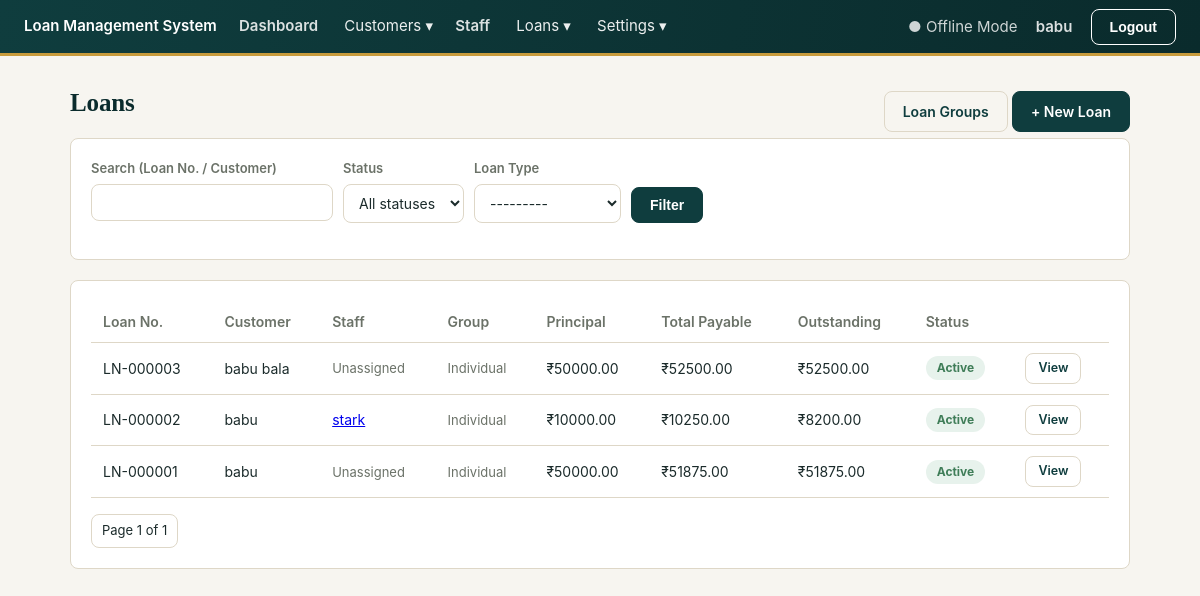
Page /loans/ (signed in) on the committed database.
### core/models.py (models this page shows, shortened)
class SystemSetting(models.Model):
    key = models.CharField(max_length=100, unique=True)
    value = models.TextField(blank=True)

### accounts/models.py (models this page shows, shortened)
class AdminUser(AbstractUser):
    full_name = models.CharField(max_length=150, blank=True)
    session_timeout_minutes = models.PositiveIntegerField(
        default=30,
        help_text="Auto-logout after this many minutes of inactivity.",
    )

### loans/models.py (models this page shows, shortened)
class Loan(models.Model):
    FREQUENCY_DAILY = "daily"
    FREQUENCY_WEEKLY = "weekly"
    FREQUENCY_BIWEEKLY = "biweekly"
    FREQUENCY_MONTHLY = "monthly"
    FREQUENCY_CUSTOM = "custom"
    FREQUENCY_CHOICES = [
        (FREQUENCY_DAILY, "Daily"),
        (FREQUENCY_WEEKLY, "Weekly"),
        (FREQUENCY_BIWEEKLY, "Biweekly"),
        (FREQUENCY_MONTHLY, "Monthly"),
        (FREQUENCY_CUSTOM, "Custom interval"),
    ]
    STATUS_ACTIVE = "active"
    STATUS_COMPLETED = "completed"
    STATUS_CLOSED = "closed"
    STATUS_CANCELLED = "cancelled"
    STATUS_CHOICES = [
        (STATUS_ACTIVE, "Active"),
        (STATUS_COMPLETED, "Completed"),
        (STATUS_CLOSED, "Closed"),
        (STATUS_CANCELLED, "Cancelled"),
    ]
    loan_number = models.CharField(max_length=20, unique=True, editable=False)
    customer = models.ForeignKey(
        "customers.Customer", on_delete=models.PROTECT, related_name="loans"
    )
    assigned_staff = models.ForeignKey(
        "staff.Staff", on_delete=models.SET_NULL, null=True, blank=True, related_name="loans",
        help_text="Staff member responsible for collecting this loan.",
    )
    loan_group = models.ForeignKey(
        LoanGroup, on_delete=models.SET_NULL, null=True, blank=True, related_name="loans"
    )
    loan_type = models.ForeignKey(LoanType, on_delete=models.PROTECT)
    interest_type = models.ForeignKey(InterestType, on_delete=models.PROTECT)
    principal_amount = models.DecimalField(max_digits=12, decimal_places=2)
    interest_rate = models.DecimalField(
        max_digits=5, decimal_places=2, help_text="Annual interest rate, %."
    )
    start_date = models.DateField()
    repayment_frequency = models.CharField(max_length=10, choices=FREQUENCY_CHOICES)
    custom_interval_days = models.PositiveIntegerField(
        null=True, blank=True,
        help_text="Only used when Repayment Frequency = Custom interval.",
    )
    number_of_installments = models.PositiveIntegerField()
    first_due_date = models.DateField()
    purpose = models.CharField(max_length=255, blank=True)
    remarks = models.TextField(blank=True)
    status = models.CharField(max_length=10, choices=STATUS_CHOICES, default=STATUS_ACTIVE)
    total_interest = models.DecimalField(max_digits=12, decimal_places=2, editable=False)
    total_payable = models.DecimalField(max_digits=12, decimal_places=2, editable=False)
    created_at = models.DateTimeField(auto_now_add=True)
    closing_date = models.DateField(null=True, blank=True)
    closing_remarks = models.TextField(blank=True)
    class Meta:
        ordering = ["-created_at"]
    @property
    def total_paid(self):
        return self.installments.aggregate(total=models.Sum("paid_amount"))["total"] or Decimal("0")
    @property
    def total_outstanding(self):
        return self.total_payable - self.total_paid

### customers/models.py (models this page shows, shortened)
class Customer(models.Model):
    GENDER_MALE = "male"
    GENDER_FEMALE = "female"
    GENDER_OTHER = "other"
    GENDER_CHOICES = [
        (GENDER_MALE, "Male"),
        (GENDER_FEMALE, "Female"),
        (GENDER_OTHER, "Other"),
    ]
    MARITAL_SINGLE = "single"
    MARITAL_MARRIED = "married"
    MARITAL_OTHER = "other"
    MARITAL_CHOICES = [
        (MARITAL_SINGLE, "Single"),
        (MARITAL_MARRIED, "Married"),
        (MARITAL_OTHER, "Other"),
    ]
    STATUS_ACTIVE = "active"
    STATUS_INACTIVE = "inactive"
    STATUS_CHOICES = [
        (STATUS_ACTIVE, "Active"),
        (STATUS_INACTIVE, "Inactive"),
    ]
    customer_id = models.CharField(max_length=20, unique=True, editable=False)
    full_name = models.CharField(max_length=150)
    date_of_birth = models.DateField()
    gender = models.CharField(max_length=10, choices=GENDER_CHOICES)
    mobile = models.CharField(max_length=10, validators=[mobile_validator], unique=True)
    alternate_mobile = models.CharField(
        max_length=10, validators=[mobile_validator], blank=True
    )
    email = models.EmailField(blank=True)
    photo = models.ImageField(upload_to="customers/photos/", blank=True, null=True)
    marital_status = models.CharField(max_length=10, choices=MARITAL_CHOICES)
    occupation = models.CharField(max_length=100)
    monthly_income = models.DecimalField(max_digits=12, decimal_places=2)
    father_husband_name = models.CharField(max_length=150)
    permanent_door_no = models.CharField(max_length=50)
    permanent_street = models.CharField(max_length=150)
    permanent_area = models.CharField(max_length=150)
    permanent_village_town = models.CharField(max_length=150)
    permanent_city = models.CharField(max_length=100)
    permanent_district = models.CharField(max_length=100)
    permanent_state = models.CharField(max_length=100)
    permanent_pincode = models.CharField(max_length=6, validators=[pincode_validator])
    same_as_permanent_address = models.BooleanField(default=True)
    current_door_no = models.CharField(max_length=50, blank=True)
    current_street = models.CharField(max_length=150, blank=True)
    current_area = models.CharField(max_length=150, blank=True)
    current_village_town = models.CharField(max_length=150, blank=True)
    current_city = models.CharField(max_length=100, blank=True)
    current_district = models.CharField(max_length=100, blank=True)
    current_state = models.CharField(max_length=100, blank=True)
    current_pincode = models.CharField(max_length=6, blank=True)
    status = models.CharField(max_length=10, choices=STATUS_CHOICES, default=STATUS_ACTIVE)
    default_staff = models.ForeignKey(
        "staff.Staff", on_delete=models.SET_NULL, null=True, blank=True,
        related_name="default_customers",
        help_text="Optional staff member to use as the default when this customer gets a new loan.",
    )
    created_at = models.DateTimeField(auto_now_add=True)
    updated_at = models.DateTimeField(auto_now=True)
    class Meta:
        ordering = ["-created_at"]

### staff/models.py (models this page shows, shortened)
class Staff(models.Model):
    STATUS_ACTIVE = "active"
    STATUS_INACTIVE = "inactive"
    STATUS_CHOICES = [
        (STATUS_ACTIVE, "Active"),
        (STATUS_INACTIVE, "Inactive"),
    ]
    employee_id = models.CharField(max_length=30, unique=True, editable=False)
    full_name = models.CharField(max_length=150)
    mobile = models.CharField(max_length=10, validators=[mobile_validator])
    email = models.EmailField(blank=True)
    joining_date = models.DateField(null=True, blank=True)
    address = models.TextField(blank=True)
    status = models.CharField(max_length=10, choices=STATUS_CHOICES, default=STATUS_ACTIVE)
    notes = models.TextField(blank=True)
    created_at = models.DateTimeField(auto_now_add=True)
    updated_at = models.DateTimeField(auto_now=True)
    class Meta:
        ordering = ["full_name"]

### loans/views.py (the view, shortened to what this page needs)
# urls.py: path("", views.loan_list, name="list"),
@login_required
def loan_list(request):
    search_form = LoanSearchForm(request.GET or None)
    loans = Loan.objects.select_related("customer", "loan_type", "loan_group", "assigned_staff")
    paginator = Paginator(loans, 20)
    page_obj = paginator.get_page(request.GET.get("page"))
    return render(request, "loans/loan_list.html", {"page_obj": page_obj, "search_form": search_form})

### loans/forms.py
class LoanSearchForm(forms.Form):
    q = forms.CharField(required=False, label="Search (Loan No. / Customer)")
    status = forms.ChoiceField(required=False, choices=[("", "All statuses")] + list(Loan.STATUS_CHOICES))
    loan_type = forms.ModelChoiceField(required=False, queryset=LoanType.objects.filter(is_active=True))

### core/context_processors.py (called while the page is built)
def system_settings(request):
    return {"company_name": get_setting("company_name")}

### core/models.py (called while the page is built)
def get_setting(key, default=None):
    try:
        return SystemSetting.objects.get(key=key).value
    except SystemSetting.DoesNotExist:
        return DEFAULTS.get(key, default)

### loans/models.py (called while the page is built)
    def __str__(self):
        return self.name

### loans/templates/loans/loan_list.html (shortened to what this page needs)
{% extends "base.html" %}
{% block content %}
<div style="display:flex;justify-content:space-between;align-items:center;">
  <h1>Loans</h1>
  <div>
    <a href="{% url 'loans:group_list' %}" class="btn secondary">Loan Groups</a>
    <a href="{% url 'loans:add' %}" class="btn">+ New Loan</a>
  </div>
</div>
<form method="get" class="card">
  <div class="search-bar">
    <div class="form-group"><label>{{ search_form.q.label }}</label>{{ search_form.q }}</div>
    <div class="form-group"><label>Status</label>{{ search_form.status }}</div>
    <div class="form-group"><label>Loan Type</label>{{ search_form.loan_type }}</div>
    <div class="form-group" style="align-self:flex-end;"><button class="btn">Filter</button></div>
  </div>
</form>
<div class="card">
  <table>
    <thead><tr><th>Loan No.</th><th>Customer</th><th>Staff</th><th>Group</th><th>Principal</th><th>Total Payable</th><th>Outstanding</th><th>Status</th><th></th></tr></thead>
    <tbody>
      {% for loan in page_obj %}
        <tr>
          <td>{{ loan.loan_number }}</td>
          <td>{{ loan.customer.full_name }}</td>
          <td>{% if loan.assigned_staff %}<a href="{% url 'staff:detail' loan.assigned_staff.pk %}">{{ loan.assigned_staff.full_name }}</a>{% else %}<span class="muted">Unassigned</span>{% endif %}</td>
          <td>{% if loan.loan_group %}{{ loan.loan_group.group_id }}{% else %}<span class="muted">Individual</span>{% endif %}</td>
          <td>₹{{ loan.principal_amount }}</td>
          <td>₹{{ loan.total_payable }}</td>
          <td>₹{{ loan.total_outstanding }}</td>
          <td><span class="badge {{ loan.status }}">{{ loan.get_status_display }}</span></td>
          <td><a href="{% url 'loans:detail' loan.pk %}" class="btn small secondary">View</a></td>
        </tr>
      {% empty %}<tr><td colspan="9" class="muted">No loans yet.</td></tr>{% endfor %}
    </tbody>
  </table>
  <div class="pagination">
    <span>Page {{ page_obj.number }} of {{ page_obj.paginator.num_pages }}</span>
  </div>
</div>
{% endblock %}

### templates/base.html (shortened to what this page needs)
{% load static %}
<!DOCTYPE html>
<html lang="en">
<head>
  <link rel="stylesheet" href="{% static 'css/app.css' %}">
</head>
<body>
  <div class="topbar">
    <div>
      <a href="{% url 'customers:list' %}">{{ company_name|default:"Loan Management System" }}</a>
      <a href="{% url 'reports:dashboard' %}" style="margin-left:18px;opacity:.85;">Dashboard</a>
      <div class="nav-dropdown">
        <span class="nav-dropdown-toggle">Customers ▾</span>
      </div>
      <a href="{% url 'staff:list' %}" style="margin-left:18px;opacity:.85;;">Staff</a>
      <div class="nav-dropdown">
        <span class="nav-dropdown-toggle">Loans ▾</span>
      </div>
      <div class="nav-dropdown">
        <span class="nav-dropdown-toggle">Settings ▾</span>
      </div>
    </div>
    <div>
      <span style="margin-right:14px; opacity:.8;">● Offline Mode</span>
      {% if user.is_authenticated %}
        <a href="{% url 'accounts:profile' %}" style="color:#fff;opacity:.85;margin-right:14px;">{{ user.full_name|default:user.username }}</a>
        <form method="post" action="{% url 'accounts:logout' %}" style="display:inline">
          <button type="submit" class="btn secondary" style="color:#fff;border-color:#fff;">Logout</button>
        </form>
      {% endif %}
    </div>
  </div>
  <div class="container">
    {% block content %}{% endblock %}
  </div>
</body>
</html>

### static/css/app.css (style rules this page uses)
:root { --color-bg: #f7f5f0; --color-surface: #ffffff; --color-border: #ded7c7; --color-ink: #1b2b2b; --color-muted: #6b7268; --color-primary: #0f3d3e; --color-primary-dark: #0a2b2c; --color-primary-light: #e4efee; --color-accent: #c89b3c; --color-accent-dark: #a57f2c; --color-success: #3f7d58; --color-success-bg: #e7f2ec; --color-danger: #a6402f; --color-danger-bg: #f7e9e6; --color-warning: #b8862f; --color-warning-bg: #f6eedb; --radius: 8px; --radius-lg: 12px; --font: -apple-system, "Segoe UI", Roboto, "Helvetica Neue", Arial, sans-serif; --font-display: Georgia, "Times New Roman", "Noto Serif", serif; }
* { box-sizing: border-box; }
body { margin: 0; font-family: var(--font); background: var(--color-bg); color: var(--color-ink); font-size: 15px; line-height: 1.5; }
h1, h2, h3 { font-family: var(--font-display); font-weight: 700; letter-spacing: -0.005em; margin-top: 0; color: var(--color-primary-dark); }
h1 { font-size: 25px; }
.topbar { background: linear-gradient(100deg, var(--color-primary) 0%, var(--color-primary-dark) 100%); color: #fff; padding: 0 24px; display: flex; justify-content: space-between; align-items: center; border-bottom: 3px solid var(--color-accent); min-height: 56px; }
.topbar a { color: #fff; text-decoration: none; font-weight: 600; }
.container { max-width: 1100px; margin: 28px auto; padding: 0 20px; }
.card { background: var(--color-surface); border: 1px solid var(--color-border); border-radius: var(--radius); padding: 20px; margin-bottom: 20px; transition: box-shadow 0.2s ease, transform 0.2s ease; }
table { width: 100%; border-collapse: collapse; }
th, td { text-align: left; padding: 10px 12px; border-bottom: 1px solid var(--color-border); font-size: 14px; }
th { color: var(--color-muted); font-weight: 600; }
tbody tr { transition: background 0.15s ease; }
.btn { display: inline-block; padding: 9px 18px; border-radius: var(--radius); border: 1px solid var(--color-primary); background: var(--color-primary); color: #fff; text-decoration: none; font-size: 14px; font-weight: 600; cursor: pointer; transition: background 0.15s ease, transform 0.15s ease, box-shadow 0.15s ease; }
.btn.secondary { background: transparent; color: var(--color-primary); border-color: var(--color-border); }
.btn.small { padding: 5px 12px; font-size: 12.5px; }
.badge { display: inline-block; padding: 3px 11px; border-radius: 999px; font-size: 12px; font-weight: 700; }
.badge.active, .badge.verified, .badge.paid { background: var(--color-success-bg); color: var(--color-success); }
.form-group { display: flex; flex-direction: column; gap: 5px; }
.form-group label { font-size: 13px; font-weight: 600; color: var(--color-muted); }
input, select, textarea { padding: 9px 11px; border: 1px solid var(--color-border); border-radius: var(--radius); font-size: 14px; font-family: inherit; background: var(--color-surface); color: var(--color-ink); transition: border-color 0.15s ease, box-shadow 0.15s ease; }
.search-bar { display: flex; gap: 10px; margin-bottom: 16px; flex-wrap: wrap; }
.pagination { display: flex; gap: 6px; margin-top: 16px; }
.pagination a, .pagination span { padding: 6px 10px; border: 1px solid var(--color-border); border-radius: var(--radius); text-decoration: none; color: var(--color-ink); font-size: 13px; }
.muted { color: var(--color-muted); font-size: 13px; }
.nav-dropdown { position: relative; display: inline-block; margin-left: 22px; }
.nav-dropdown-toggle { cursor: pointer; opacity: .92; color: #fff; font-size: inherit; user-select: none; }

### rows in the picture
SystemSetting: value "Loan Management System"
AdminUser: full_name "babu"
Loan: loan_number "LN-000003", customer.full_name "babu bala", shows "Unassigned", shows "Individual", principal_amount "50000.00", total_payable "52500.00", total_outstanding "52500.00", status "Active"
Loan: loan_number "LN-000002", customer.full_name "babu", assigned_staff.full_name "stark", shows "Individual", principal_amount "10000.00", total_payable "10250.00", total_outstanding "8200.00", status "Active"
Loan: loan_number "LN-000001", customer.full_name "babu", shows "Unassigned", shows "Individual", principal_amount "50000.00", total_payable "51875.00", total_outstanding "51875.00", status "Active"

### other values in the picture
{{ search_form.q.label }} "Search (Loan No. / Customer)"
{{ page_obj.number }} "1"
{{ page_obj.paginator.num_pages }} "1"
